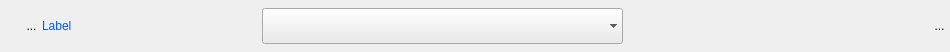
<?xml version="1.0" encoding="UTF-8"?>
<ui version="4.0">
 <class>WidgetCB</class>
 <widget class="QWidget" name="WidgetCB">
  <property name="geometry">
   <rect>
    <x>0</x>
    <y>0</y>
    <width>950</width>
    <height>52</height>
   </rect>
  </property>
  <property name="sizePolicy">
   <sizepolicy hsizetype="Preferred" vsizetype="Preferred">
    <horstretch>0</horstretch>
    <verstretch>0</verstretch>
   </sizepolicy>
  </property>
  <property name="minimumSize">
   <size>
    <width>0</width>
    <height>0</height>
   </size>
  </property>
  <property name="maximumSize">
   <size>
    <width>1493</width>
    <height>85</height>
   </size>
  </property>
  <property name="windowTitle">
   <string>Form</string>
  </property>
  <property name="styleSheet">
   <string notr="true">QComboBox{combobox-popup:0;};</string>
  </property>
  <layout class="QHBoxLayout" name="horizontalLayout_2">
   <property name="spacing">
    <number>0</number>
   </property>
   <property name="leftMargin">
    <number>0</number>
   </property>
   <property name="topMargin">
    <number>2</number>
   </property>
   <property name="rightMargin">
    <number>0</number>
   </property>
   <property name="bottomMargin">
    <number>2</number>
   </property>
   <item>
    <layout class="QHBoxLayout" name="horizontalLayout">
     <property name="spacing">
      <number>0</number>
     </property>
     <item>
      <spacer name="horizontalSpacer_3">
       <property name="orientation">
        <enum>Qt::Horizontal</enum>
       </property>
       <property name="sizeType">
        <enum>QSizePolicy::Fixed</enum>
       </property>
       <property name="sizeHint" stdset="0">
        <size>
         <width>21</width>
         <height>20</height>
        </size>
       </property>
      </spacer>
     </item>
     <item>
      <widget class="MonBoutonValide" name="RBValide">
       <property name="minimumSize">
        <size>
         <width>21</width>
         <height>31</height>
        </size>
       </property>
       <property name="maximumSize">
        <size>
         <width>21</width>
         <height>35</height>
        </size>
       </property>
       <property name="styleSheet">
        <string notr="true">border : 0px</string>
       </property>
       <property name="text">
        <string>...</string>
       </property>
       <property name="icon">
        <iconset>
         <normaloff>../../../../../../home/A96028/Install_EficasV1/ArbreEficas/Editeur/icons/ast-green-ball.png</normaloff>../../../../../../home/A96028/Install_EficasV1/ArbreEficas/Editeur/icons/ast-green-ball.png</iconset>
       </property>
       <property name="iconSize">
        <size>
         <width>32</width>
         <height>32</height>
        </size>
       </property>
      </widget>
     </item>
    </layout>
   </item>
   <item>
    <widget class="QLabel" name="label">
     <property name="sizePolicy">
      <sizepolicy hsizetype="Fixed" vsizetype="Fixed">
       <horstretch>0</horstretch>
       <verstretch>0</verstretch>
      </sizepolicy>
     </property>
     <property name="minimumSize">
      <size>
       <width>220</width>
       <height>24</height>
      </size>
     </property>
     <property name="maximumSize">
      <size>
       <width>178</width>
       <height>16777215</height>
      </size>
     </property>
     <property name="frameShape">
      <enum>QFrame::NoFrame</enum>
     </property>
     <property name="text">
      <string>&lt;html&gt;&lt;head/&gt;&lt;body&gt;&lt;p&gt;&lt;span style=&quot; color:#0055ff;&quot;&gt;Label&lt;/span&gt;&lt;/p&gt;&lt;/body&gt;&lt;/html&gt;</string>
     </property>
    </widget>
   </item>
   <item>
    <widget class="QComboBox" name="CBChoix">
     <property name="sizePolicy">
      <sizepolicy hsizetype="Expanding" vsizetype="Fixed">
       <horstretch>0</horstretch>
       <verstretch>0</verstretch>
      </sizepolicy>
     </property>
     <property name="minimumSize">
      <size>
       <width>361</width>
       <height>36</height>
      </size>
     </property>
     <property name="styleSheet">
      <string notr="true">QComboBox {
 background:rgb(235,235,235);
 }
 </string>
     </property>
     <property name="maxVisibleItems">
      <number>7</number>
     </property>
     <property name="frame">
      <bool>false</bool>
     </property>
    </widget>
   </item>
   <item>
    <spacer name="horizontalSpacer">
     <property name="orientation">
      <enum>Qt::Horizontal</enum>
     </property>
     <property name="sizeType">
      <enum>QSizePolicy::Expanding</enum>
     </property>
     <property name="sizeHint" stdset="0">
      <size>
       <width>301</width>
       <height>20</height>
      </size>
     </property>
    </spacer>
   </item>
   <item>
    <widget class="QToolButton" name="RBPoubelle">
     <property name="minimumSize">
      <size>
       <width>21</width>
       <height>31</height>
      </size>
     </property>
     <property name="maximumSize">
      <size>
       <width>21</width>
       <height>31</height>
      </size>
     </property>
     <property name="styleSheet">
      <string notr="true">border : 0px</string>
     </property>
     <property name="text">
      <string>...</string>
     </property>
     <property name="icon">
      <iconset>
       <normaloff>../../../../../../home/A96028/Install_EficasV1/ArbreEficas/Editeur/icons/deleteRond.png</normaloff>../../../../../../home/A96028/Install_EficasV1/ArbreEficas/Editeur/icons/deleteRond.png</iconset>
     </property>
     <property name="iconSize">
      <size>
       <width>32</width>
       <height>32</height>
      </size>
     </property>
    </widget>
   </item>
  </layout>
 </widget>
 <customwidgets>
  <customwidget>
   <class>MonBoutonValide</class>
   <extends>QToolButton</extends>
   <header>monBoutonValide.h</header>
  </customwidget>
 </customwidgets>
 <resources/>
 <connections/>
</ui>
